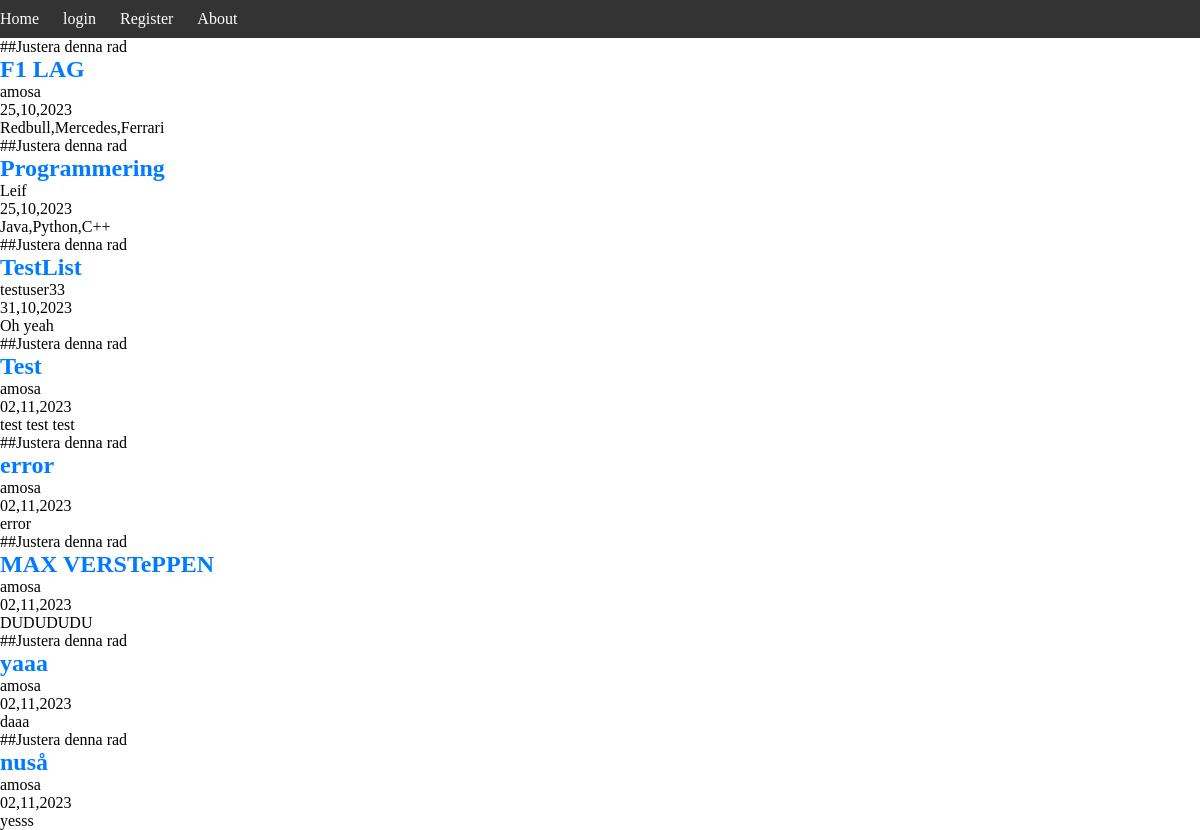
Before: / with the older database file.
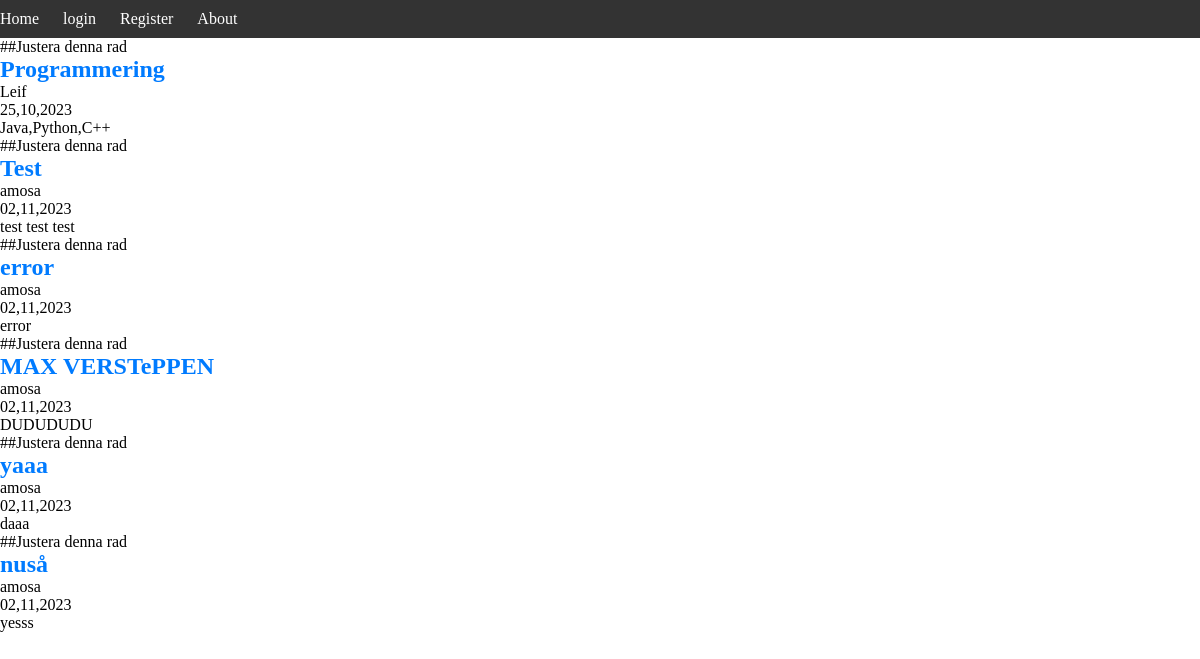
After: the same page with the newer database file.
### base/models.py (models this page shows, shortened)
class List(models.Model):
    title = models.CharField(max_length=75)
    content = models.TextField()
    date_posted = models.DateTimeField(default=timezone.now)
    author = models.ForeignKey(User,on_delete= models.CASCADE)

### base/views.py (the view)
# urls.py: path("", PostListView.as_view(), name = "list-home"),
class PostListView(ListView):
    model = List
    template_name = 'base/home.html'
    context_object_name = 'lists'
    ordering = ['date_posted']

### base/templates/base/home.html
{% extends "base/mall.html" %}
{% block content %}
{% if lists %}
        {% for list in lists %}
            <article class="post">
                ##Justera denna rad
                <h2 class="post-title"><a class="article-title" href="{% url 'list-detail' list.id %}">{{ list.title }}</a></h2>
                <p class= "post-content">{{ list.author}} </p>
                <p class= "post-content">{{ list.date_posted | date:"d,m,Y" }} </p>
                <p class="post-content">{{ list.content }}</p>
            </article>
        {% endfor %}
    {% else %}
        <p>NO LISTS RIGHT NOW!!! </p>
    {% endif %}
{% endblock content %}

Changed rows visible on the page:
removed List: title "F1 LAG", author "amosa", date_posted "25,10,2023", content "Redbull,Mercedes,Ferrari"
removed List: title "TestList", author "testuser33", date_posted "31,10,2023", content "Oh yeah"
